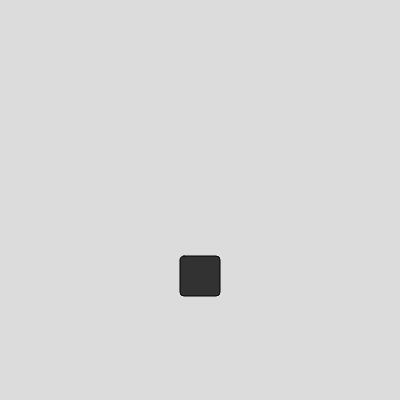
Frame 1 (no input)
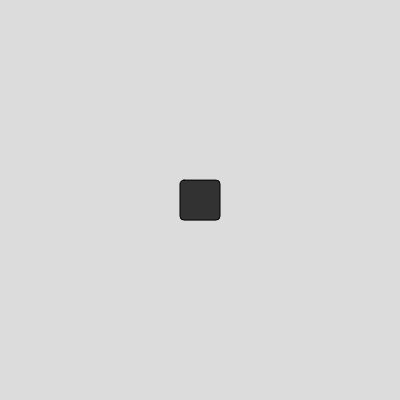
Frame 60 (no input)
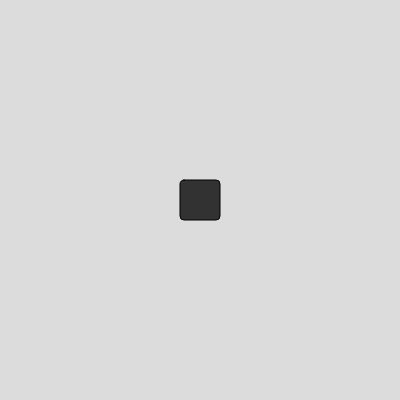
Frame 120 (the mouse pressed at the canvas centre since frame 60)

The p5.js sketch that drew these frames (run headless with seeded random() and noise() and a simulated clock; from frame 60 on, the mouse is pressed at the canvas centre):

// p5.js sketch
// ── sketch.js
let poid;

function setup() {
  createCanvas(400, 400);

  poid = new Poid();
}

function draw() {
  background(220);
  translate(width / 2, height / 2)
  poid.update();

  if (mouseIsPressed && mouseX - width / 2 >= -25 && mouseX - width / 2 <= 25) {
    poid.isDragged();
  } else {
    poid.show();
  }

}

// ── poids.js
class Poid {
    constructor() {
        this.y = 80;
        this.vel = 0;
        this.acc = 0;

        this.w = 40;
        this.borderRadius = 4;
    }

    applyForce() {
        let k = 0.05;
        let c = 0.2;
        let l0 = 0;

        this.acc += k * (l0 - this.y) - c * this.vel;
    }

    update() {
        this.applyForce();

        this.vel += this.acc;
        this.y += this.vel;
        this.acc *= 0;

    }

    show() {
        rectMode(CENTER);

        fill(50);
        // line(0, 0, 0, this.y);
        rect(0, this.y, this.w, this.w, this.borderRadius, this.borderRadius, this.borderRadius, this.borderRadius);
    }

    isDragged() {
        rectMode(CENTER);

        this.y = mouseY - height / 2 + this.y;
        this.y /= 2;


        fill(50);
        rect(0, this.y, this.w, this.w, this.borderRadius, this.borderRadius, this.borderRadius, this.borderRadius);
    }
}
// ── style.css
html, body {
  margin: 0;
  padding: 0;
  font-family: 'Gill Sans', 'Gill Sans MT', Calibri, 'Trebuchet MS', sans-serif ;
}

canvas {
  display: block;
}

.container {
  width: 400px;
  margin: 0 auto;
}

h1 {
  display: inline-block;
}

main {
  width: 400px;
  margin: 3rem auto 1rem;
}


.container > div {
  display: flex;
  flex-direction: row;
  justify-content: space-between;
  align-items: center;
}

img{
  width: 35px;
  height: 35px;
}


img:hover ~ .gradient-content {
    opacity: 1;
}
.gradient-content {
    transform: rotate(-131deg);
}

.gradient-content {
    position: absolute;
    transform: rotate(25deg) translate(15px, -15px);
    filter: blur(7px);
    opacity: 0;
    transition-duration: 350ms;
    pointer-events: none;
}
.gradient-item {
    width: 6px;
    height: 38px;
    position: absolute;
}

.gradient1{
    background-color: greenyellow;
    transform: translate(0,-50%);
}
.gradient2{
    background-color: rgb(255, 241, 47);
    transform: translate(50%,-50%);

}
.gradient3{
    background-color: rgb(255, 158, 47);
    transform: translate(100%, -50%);

}
.gradient4{
    background-color: rgb(255, 0, 0);
    transform: translate(150%, -50%);

}

small{
  font-weight: 300;
  font-size: 0.9rem;
}
